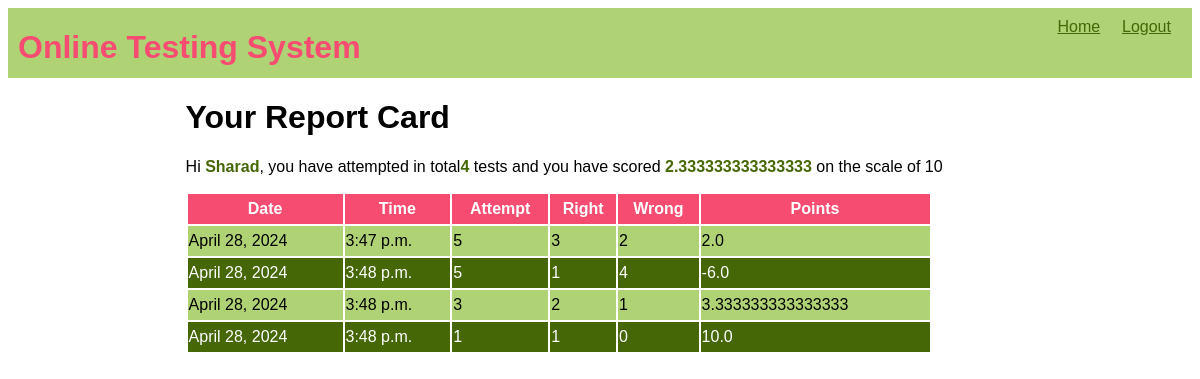
The page /test-history (signed in) on the database its author committed.
### OTS/models.py (models this page shows)
class Candidate(models.Model):
    username=models.CharField(primary_key=True,max_length=20,)
    password=models.CharField(null=False,max_length=20)
    name=models.CharField(null=False,max_length=30)
    test_attempted=models.IntegerField(default=0)
    points=models.FloatField(default=0.0)

class Result(models.Model):
    resultid=models.BigAutoField(primary_key=True,auto_created=True)
    username=models.ForeignKey(Candidate,on_delete=models.CASCADE)
    date=models.DateField(auto_now=True)
    time=models.TimeField(auto_now=True)
    attempt=models.IntegerField()
    right=models.IntegerField()
    wrong=models.IntegerField()
    points=models.FloatField()

### OTS/views.py (the view)
# urls.py: path('test-history',testResultHistory, name="testHistory"),
def testResultHistory(request):
    if 'name' not in request.session.keys():
        res=HttpResponseRedirect("login")
    candidate=Candidate.objects.filter(username=request.session['username'])
    results=Result.objects.filter(username_id=candidate[0].username)
    context={'candidate':candidate[0],'results':results}
    res=render(request,'candidate_history.html',context)
    return res

### OTS/templates/candidate_history.html (shortened to what this page needs)
{% extends 'main.html' %}
{% block top%}
<a href="{% url 'OTS:home' %}">Home</a>
<a href="{% url 'OTS:logout' %}">Logout</a>
{%endblock%}
{% block content %}
<h1> Your Report Card </h1>
<p>Hi <span class="special">{{candidate.name}}</span>,
     you have attempted in total<span class="special">{{candidate.test_attempted}}</span> tests and you have scored <span class="special">{{candidate.points}}</span> on the scale of 10</p>
<table>
    <tr>
        <th>Date</th>
        <th>Time</th>
        <th>Attempt</th>
        <th>Right</th>
        <th>Wrong</th>
        <th>Points</th>
    </tr>
    {% for r in results %}
    <tr>
        <td>{{r.date}}</td>
        <td>{{r.time}}</td>
        <td>{{r.attempt}}</td>
        <td>{{r.right}}</td>
        <td>{{r.wrong}}</td>
        <td>{{r.points}}</td>
    </tr>
    {% endfor %}
</table>
{%endblock%}

### OTS/static/theme.css (style rules this page uses)
* { font-family: 'Gill Sans', 'Gill Sans MT', Calibri, 'Trebuchet MS', sans-serif; }
.top div.menu a { color:#456705; display: inline-block; min-width: 50px; margin-right: 10px; }
table { width: 90%; }
table tr:nth-child(odd) { background-color: #456705; color: white; height: 30px; }
table tr:nth-child(even) { background-color: #AFD275; height:30px; }
table tr:first-child { background-color:#F64C72; }
span.special { color:#456705; font-weight: bold; }

### rows shown on the page
Candidate: name "Sharad", test_attempted "4", points "2.333333333333333"
Result: date "April 28, 2024", time "3:47 p.m.", attempt "5", right "3", wrong "2", points "2.0"
Result: date "April 28, 2024", time "3:48 p.m.", attempt "5", right "1", wrong "4", points "-6.0"
Result: date "April 28, 2024", time "3:48 p.m.", attempt "3", right "2", wrong "1", points "3.333333333333333"
Result: date "April 28, 2024", time "3:48 p.m.", attempt "1", right "1", wrong "0", points "10.0"
